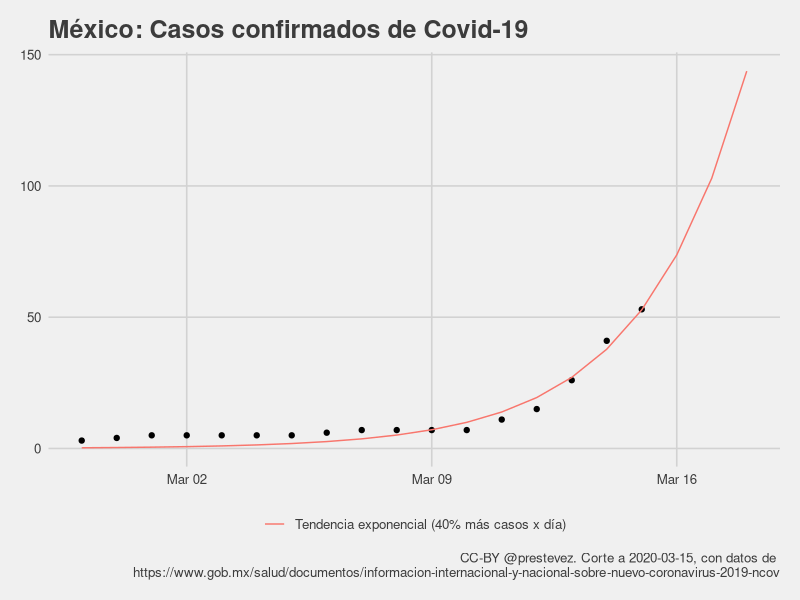

Reproduce this figure in R.
## ---- chunk 1

library(tidyverse)
library(ggthemes)
library(lubridate)

casos <- read_csv("confirmados.csv")

casos$t <- (nrow(casos)-1):0

casos %>%
  filter(casos > 0) %>%
  arrange(date) -> casos

m1 <- glm(casos ~ t, 
          data = casos,
          family = gaussian("log"))

max_date <- max(casos$date) + 1
max_t <- max(casos$t) + 1

modelo <- paste0("Tendencia exponencial (",
                 round((exp(m1[[1]][2])-1)*100),
                 "% más casos x día)")
tibble(
  date = seq(max_date,max_date+2, 1),
  casos = NA,
  t = max_t:(max_t+2),
  predicted = predict(m1, newdata = data.frame(t = max_t:(max_t+2)), type = "response")
  ) %>%
  bind_rows(
    mutate(casos,
      predicted = predict(m1, type = "response"))) %>%
  arrange(date) -> casos_with_predictions

hoy <- max_date - 1

pg <- "https://www.gob.mx/salud/documentos/informacion-internacional-y-nacional-sobre-nuevo-coronavirus-2019-ncov"

casos_with_predictions %>%
  ggplot(aes(date, casos)) + 
  geom_point() +
  theme_fivethirtyeight() +
  geom_line(aes(y = predicted, colour = modelo)) +
  xlab("Total de casos") + 
  labs(title = "México: Casos confirmados de Covid-19",
       caption = paste0("CC-BY @prestevez. Corte a ", hoy, ", con datos de \n", pg)) +
  theme(legend.title = element_blank()) -> p1

ggsave("casos.png", p1, width = 7, height = 5)

## ---- chunk 2
summary(m1)
